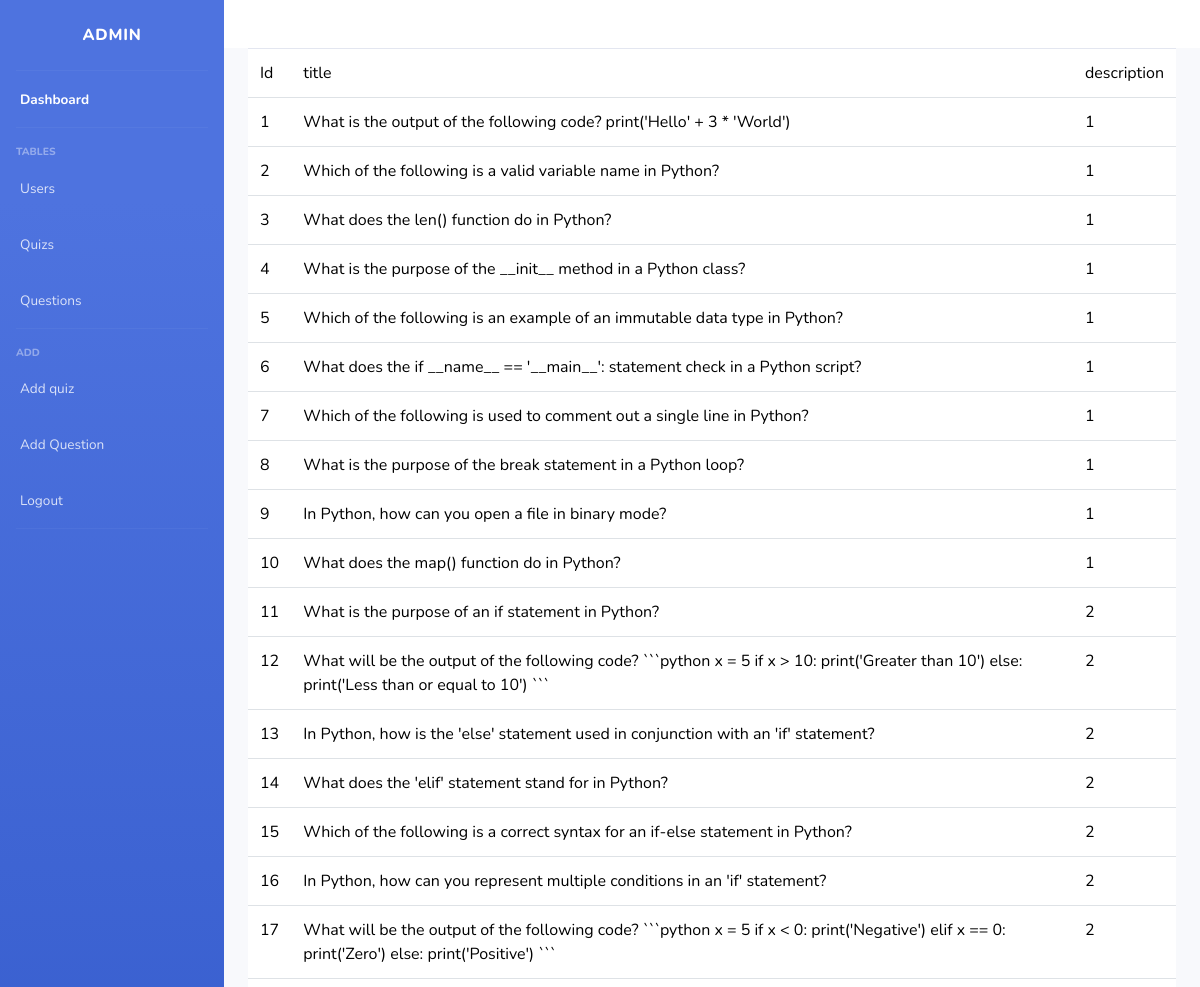
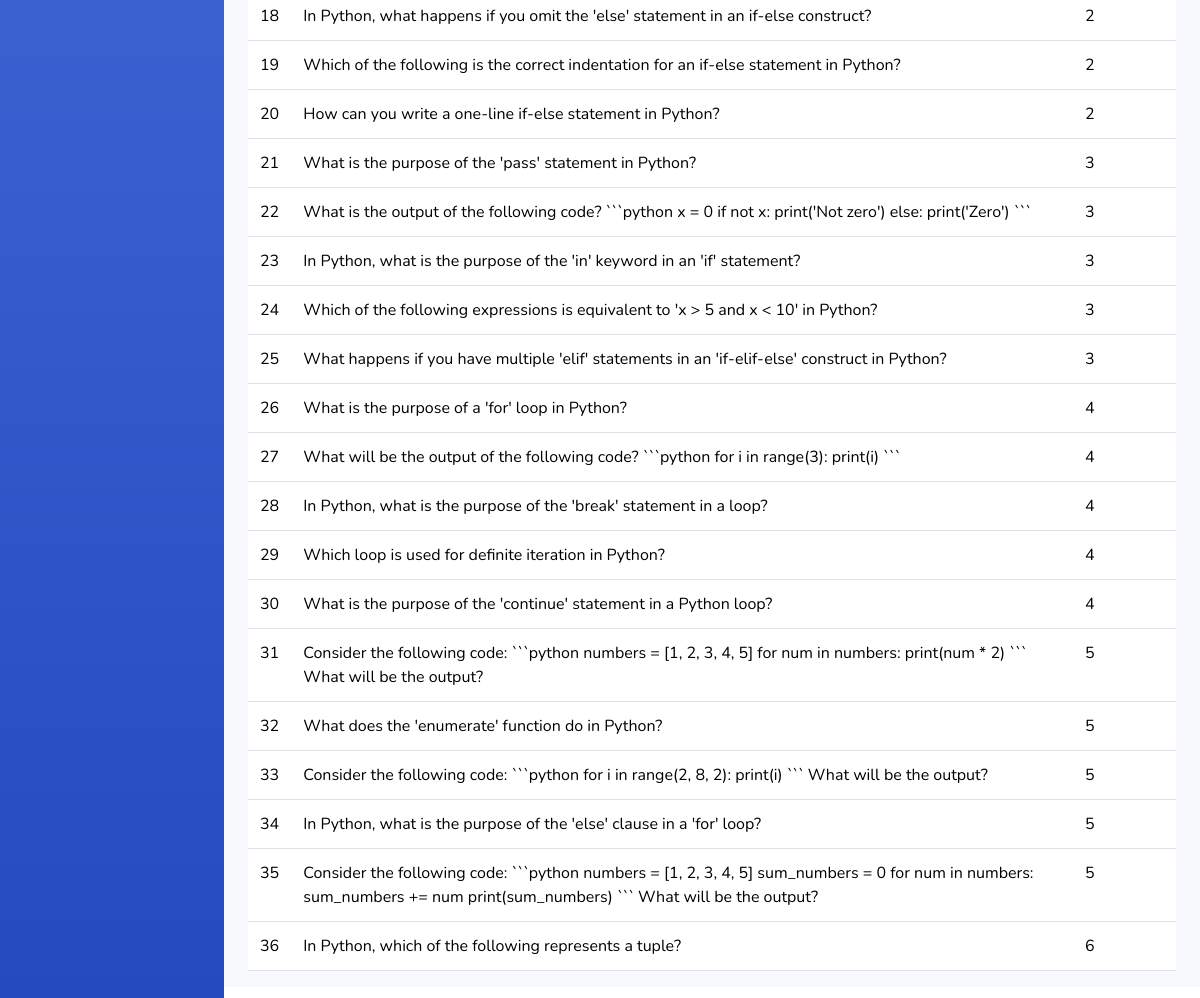
Screenshot of /admin/question (signed in) with the database file from the repository (2 pictures, top to bottom).
### website/models.py (models this page shows)
class Question(db.Model):
    question_id = db.Column(db.Integer, primary_key=True)
    question = db.Column(db.String(1000))
    quiz_id = db.Column(db.Integer, db.ForeignKey('quiz.quiz_id'))
    options = db.relationship('Option', backref='question', lazy=True)

### website/admin.py (the view)
@admin.route('/question')
@login_required
def question_table():
    if current_user.role !='admin':
        return redirect(url_for('views.home'))
    questions=getQuestion()
    return render_template('admin/question-table.html',questions=questions)

### website/__init__.py (called while the page is built)
def create_app():
    app = Flask(__name__)
    app.config['SECRET_KEY'] = 'KBMKENNEOLE'
    app.config['SQLALCHEMY_DATABASE_URI'] = 'sqlite:///database.db'
    db.init_app(app)
    from .views import views
    from .auth import auth
    from .admin import admin
    from .models import User, Quiz, Question, Option
    app.register_blueprint(views, url_prefix='/')
    app.register_blueprint(auth, url_prefix='/')
    app.register_blueprint(admin,url_prefix='/admin')
    create_database(app)
    login_manager=LoginManager()
    login_manager.login_view='auth.login'
    login_manager.init_app(app)
    @login_manager.user_loader
    def load_user(id):
        return User.query.get(int(id))
    return app

### website/admin.py (called while the page is built)
def getQuestion():
    que=Question.query.all()
    return que

### website/templates/admin/question-table.html
{% extends "admin/base.html" %}
{% block content %}
    <table class="table">
        <tr>
            <td class="text-bold">Id</td>
            <td class="text-bold">title</td>
            <td class="text-bold">description</td>
        </tr>
        {% for question in questions  %}
        <tr>
            <td>{{ question.question_id }}</td>
            <td>{{ question.question }}</td>
            <td>{{ question.quiz_id }}</td>
        </tr>
        {% endfor %}
    </table>
{% endblock %}

### rows the page displays
Question: question_id "1", question "What is the output of the following code? print('Hello' + 3 * 'World')", quiz_id "1"
Question: question_id "2", question "Which of the following is a valid variable name in Python?", quiz_id "1"
Question: question_id "3", question "What does the len() function do in Python?", quiz_id "1"
Question: question_id "4", question "What is the purpose of the __init__ method in a Python class?", quiz_id "1"
Question: question_id "5", question "Which of the following is an example of an immutable data type in Python?", quiz_id "1"
Question: question_id "6", question "What does the if __name__ == '__main__': statement check in a Python script?", quiz_id "1"
Question: question_id "7", question "Which of the following is used to comment out a single line in Python?", quiz_id "1"
Question: question_id "8", question "What is the purpose of the break statement in a Python loop?", quiz_id "1"
Question: question_id "9", question "In Python, how can you open a file in binary mode?", quiz_id "1"
Question: question_id "10", question "What does the map() function do in Python?", quiz_id "1"
Question: question_id "11", question "What is the purpose of an if statement in Python?", quiz_id "2"
Question: question_id "12", question "What will be the output of the following code? ```python x = 5 if x > 10: print('Greater than 10') else: print('Less than or equal to 10') ```", quiz_id "2"
Question: question_id "13", question "In Python, how is the 'else' statement used in conjunction with an 'if' statement?", quiz_id "2"
Question: question_id "14", question "What does the 'elif' statement stand for in Python?", quiz_id "2"
Question: question_id "15", question "Which of the following is a correct syntax for an if-else statement in Python?", quiz_id "2"
Question: question_id "16", question "In Python, how can you represent multiple conditions in an 'if' statement?", quiz_id "2"
Question: question_id "17", question "What will be the output of the following code? ```python x = 5 if x < 0: print('Negative') elif x == 0: print('Zero') else: print('Positive') ```", quiz_id "2"
Question: question_id "18", question "In Python, what happens if you omit the 'else' statement in an if-else construct?", quiz_id "2"
Question: question_id "19", question "Which of the following is the correct indentation for an if-else statement in Python?", quiz_id "2"
Question: question_id "20", question "How can you write a one-line if-else statement in Python?", quiz_id "2"
Question: question_id "21", question "What is the purpose of the 'pass' statement in Python?", quiz_id "3"
Question: question_id "22", question "What is the output of the following code? ```python x = 0 if not x: print('Not zero') else: print('Zero') ```", quiz_id "3"
Question: question_id "23", question "In Python, what is the purpose of the 'in' keyword in an 'if' statement?", quiz_id "3"
Question: question_id "24", question "Which of the following expressions is equivalent to 'x > 5 and x < 10' in Python?", quiz_id "3"
Question: question_id "25", question "What happens if you have multiple 'elif' statements in an 'if-elif-else' construct in Python?", quiz_id "3"
Question: question_id "26", question "What is the purpose of a 'for' loop in Python?", quiz_id "4"
Question: question_id "27", question "What will be the output of the following code? ```python for i in range(3): print(i) ```", quiz_id "4"
Question: question_id "28", question "In Python, what is the purpose of the 'break' statement in a loop?", quiz_id "4"
Question: question_id "29", question "Which loop is used for definite iteration in Python?", quiz_id "4"
Question: question_id "30", question "What is the purpose of the 'continue' statement in a Python loop?", quiz_id "4"
Question: question_id "31", question "Consider the following code: ```python numbers = [1, 2, 3, 4, 5] for num in numbers: print(num * 2) ``` What will be the output?", quiz_id "5"
Question: question_id "32", question "What does the 'enumerate' function do in Python?", quiz_id "5"
Question: question_id "33", question "Consider the following code: ```python for i in range(2, 8, 2): print(i) ``` What will be the output?", quiz_id "5"
Question: question_id "34", question "In Python, what is the purpose of the 'else' clause in a 'for' loop?", quiz_id "5"
Question: question_id "35", question "Consider the following code: ```python numbers = [1, 2, 3, 4, 5] sum_numbers = 0 for num in numbers: sum_numbers += num print(sum_numbers) ``` What will be the output?", quiz_id "5"
Question: question_id "36", question "In Python, which of the following represents a tuple?", quiz_id "6"
